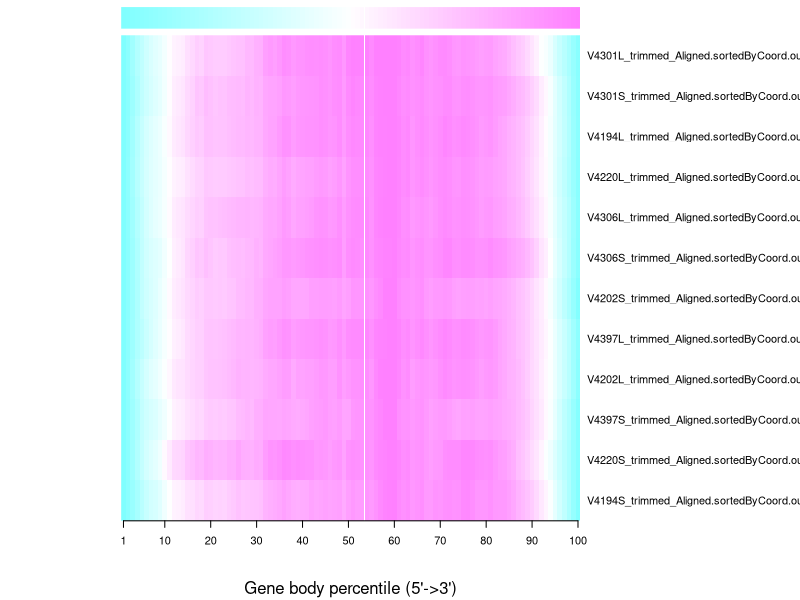
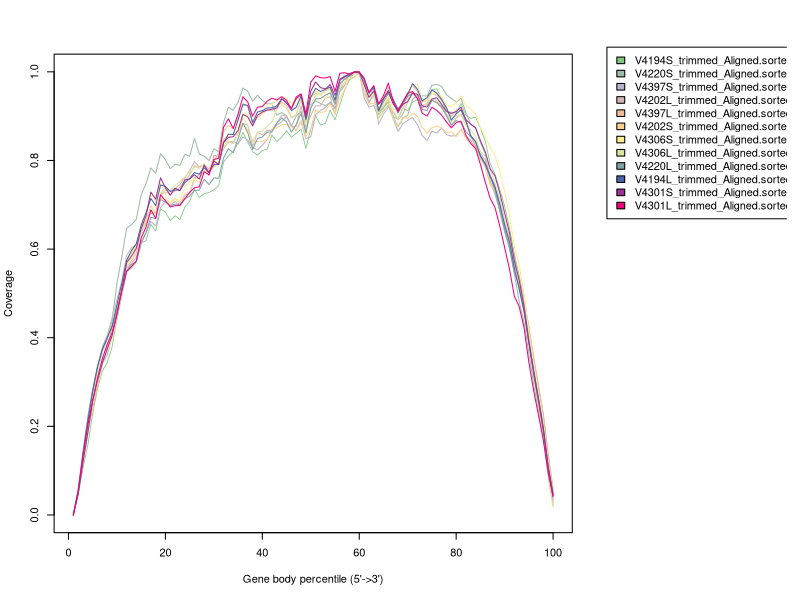

These charts were generated, in order, by the following R code:
V4194S_trimmed_Aligned.sortedByCoord.out <- c(0.0,0.04781349766129631,0.10542727745192665,0.1580666716163041,0.22941569530031924,0.28509911648971714,0.3253396688692553,0.3434553418962061,0.3791669760190066,0.44375974459870815,0.4962506496399139,0.5489642883658772,0.5567599673323929,0.5710891677184646,0.6138540351919222,0.6193481327492761,0.6557279679263494,0.640656321924419,0.6906229118717054,0.6834954339594624,0.6643403370703096,0.6752542876234315,0.6665676739178855,0.6944836290741703,0.708293117529141,0.7353181379463954,0.7163115301804143,0.7249981438859604,0.7278194372262232,0.7337590021530923,0.7432623060360829,0.7959759447620461,0.810230900586532,0.8205508946469671,0.8389635459202613,0.8633900066820105,0.8414136164525948,0.8195857153463508,0.8120127700645927,0.822778231494543,0.8255995248348058,0.8575246863167273,0.8428985076843121,0.852253322444131,0.866953745638132,0.8524018115673027,0.8614596480807781,0.8705917291558394,0.8270844160665232,0.8717053975796273,0.9008835102828717,0.8798722993540723,0.8835845274333655,0.9132081075061251,0.8917514292078105,0.9251614819214492,0.9593882248125325,0.9824040389041503,0.9884178483926053,1.0,0.9539683718167644,0.9334026282574801,0.9484000296978247,0.9027396243225184,0.9182567376939639,0.9405301061697231,0.8982107060657807,0.8938302769322147,0.9194446506793378,0.9124656618902666,0.9316207587794194,0.9371148563367734,0.9237508352513178,0.9282055089464697,0.9601306704283912,0.9616155616601084,0.9384512584453188,0.9097928576731754,0.9091246566189026,0.9065260969633975,0.9286509763159848,0.9022941569530032,0.8948697007944169,0.8976909941346797,0.8734130224961022,0.8433439750538273,0.7937486079144702,0.769396391714307,0.7345756923305368,0.6967109659217462,0.6477095552750761,0.5897245526765165,0.5399806964139877,0.4851139654020343,0.4025540129185537,0.32697304922414433,0.2548815799242706,0.1781869478060732,0.08627218056277378,0.02130818917514292)
V4220S_trimmed_Aligned.sortedByCoord.out <- c(0.0,0.048588941386796064,0.12631422125739583,0.1992934065466309,0.27039969352573107,0.32856595581662623,0.3695356063508279,0.39728855403737284,0.4387477120844507,0.5217511599199761,0.5818967351977185,0.6468096879921679,0.6552377303877751,0.6671561741795429,0.7228536159707147,0.7472651428084961,0.783148171795854,0.7714638402928532,0.8152854041629422,0.8020899842506278,0.7816370833865407,0.7915336483207764,0.7889371302089985,0.8139871451070532,0.8092623334610309,0.8498914570297535,0.8145405014259567,0.8098795385859617,0.7997701442983016,0.826437662282382,0.8194994253607457,0.8856680713403993,0.9204656706252926,0.9132081896735198,0.9320223045162389,0.9633507853403142,0.9561997190652535,0.9337036564082918,0.9470267739326608,0.9357468182011663,0.9281062444132294,0.927169795258162,0.9021197803601073,0.908121568126676,0.90109819946367,0.8779636487464351,0.900183033243945,0.9107819350444813,0.8623632571404248,0.9249350870472055,0.9350444813348657,0.9282126590899417,0.9239773549567957,0.9298940109819946,0.9164644787809134,0.9584982760822373,0.9763972247052314,0.98335674456221,1.0,0.9986166092027412,0.9761843953518069,0.9438343336312944,0.9545822159792279,0.9088239049929766,0.9198697484357042,0.9323415485463755,0.8994381305069595,0.8760056186949304,0.8951176946324437,0.9021410632954497,0.937896394670753,0.9479419401523859,0.9457285148767718,0.9457285148767718,0.9696505342016771,0.9716085642531818,0.9671391478312689,0.9480057889584131,0.9401736687523943,0.9317669092921296,0.9401523858170518,0.9086323585748947,0.8821563870088963,0.8734942323245222,0.8407610777678457,0.8152002724215723,0.7526497254501341,0.7244711190567403,0.686310815987741,0.6387860213680671,0.6012642063593411,0.5449069935725536,0.4819946367002937,0.4344911250159622,0.36453411654535395,0.29432171285063635,0.23362278125399055,0.17392414761843952,0.09117609500702337,0.03377601838845613)
V4397S_trimmed_Aligned.sortedByCoord.out <- c(0.0,0.05362260827796013,0.12120726923384838,0.18437274837883275,0.2689616523897206,0.31041549915939476,0.34181410615643265,0.36123608998478907,0.4030582019053719,0.4427507805620046,0.4953486510287407,0.5540949483628212,0.5683131854935554,0.5814426386998639,0.6170362661116003,0.6363301577135537,0.6623969257865663,0.6520534785045232,0.6940357057081098,0.7069249859899127,0.6989512448963253,0.7074053318389241,0.700808582179169,0.721831718837563,0.7251941397806421,0.7588984068529341,0.7678648627011448,0.7863261548314787,0.767272436154031,0.811832519413978,0.8094147786406213,0.8465615242974942,0.8400608438075414,0.8419822272035866,0.8377071491473861,0.8531422624289489,0.8457769594107758,0.829573292770795,0.823873188695861,0.8342806820911056,0.84723400848611,0.8679209030501961,0.8799295492754784,0.8872308061804499,0.8993034985189337,0.8784084540869426,0.8676807301256905,0.887486990633256,0.8495556800896645,0.8533344007685534,0.9037386918581378,0.9127371707629494,0.9189656552717957,0.931999039308302,0.9199903930830198,0.9544792250420303,0.9699623729084941,0.9962853254343127,0.9985269393963654,1.0,0.9413817948923224,0.9201505083660235,0.9241213673845169,0.8956848931230486,0.910895845008406,0.9247618285165319,0.894852293651429,0.8655511968617404,0.8824593707469378,0.8906892962933312,0.8969498038587783,0.8811144023697062,0.8563125450324234,0.8448002561844528,0.8660955888239532,0.8616924185413498,0.8733968457289248,0.8578656632775599,0.8550156112400928,0.8563605796173245,0.8695540789368346,0.8532223200704507,0.8460331438635817,0.8260027219598111,0.8160595628852774,0.8005443919622128,0.7659114562484989,0.7437194780241774,0.7116804098951245,0.6640461132015051,0.6220158514130174,0.5837322872468177,0.5273236730445922,0.47731967016251703,0.4087743175086062,0.32690737330878233,0.24941157633496117,0.19066527900088062,0.09954367144343927,0.02803618605395885)
V4202L_trimmed_Aligned.sortedByCoord.out <- c(0.0,0.05655610161918994,0.13900999861344343,0.2122818099185013,0.27763484262583,0.3331895422822721,0.37956215624951856,0.4059683556979772,0.4445454405398327,0.48577238903695946,0.5279853333127917,0.5856352739989832,0.6033061670954721,0.6087137376943105,0.6390177017054646,0.6622502272412146,0.6799673388898304,0.6823398912323406,0.7220570336933245,0.7333189542282272,0.7322097089771834,0.735722318938822,0.7457671509343851,0.7607265556394337,0.7768260179636106,0.7977322097089772,0.785376450107073,0.7903372413686854,0.7796607558273891,0.7867938190389623,0.7942350059313809,0.826618804788242,0.8422252692230662,0.840869525027346,0.8612056879631484,0.8836216857446579,0.8793387665809056,0.8314717527615585,0.8634703970173627,0.8575236099770448,0.8677841285491996,0.8683849697268483,0.8845768691552789,0.9025866983006979,0.899505461492243,0.8768891833181839,0.8772743379192408,0.9228612365003313,0.8755334391224637,0.901970450939007,0.923631545702445,0.9236931704386141,0.9411483769585112,0.9437520220616555,0.9038037868400376,0.9639187169729929,0.9908179143108043,0.9946848665054153,1.0,0.9942843057203161,0.970990155448397,0.9295013018225515,0.9483892834583801,0.8823429724691492,0.9045278774900245,0.9198878429801722,0.9089802646782419,0.8914018086860066,0.9046357207783204,0.9324592891586683,0.9550293487806005,0.9407170038053274,0.9183780369440293,0.9258500362045325,0.93592568056818,0.9301021430002003,0.9186707544408326,0.9006763314794558,0.8762729359564929,0.8957925711380548,0.9039732548645026,0.8871651080743811,0.8547196844813508,0.8324731547243064,0.8014142876950808,0.7948974718451987,0.767197152937189,0.7348595726324547,0.6971452340969665,0.6516969911722565,0.6196983469164523,0.5681954736631284,0.5264447149085643,0.48638863639865043,0.4225916282795914,0.3544192638925265,0.28680152213098337,0.22642468686930933,0.1366066339028486,0.054414642037313776)
V4397L_trimmed_Aligned.sortedByCoord.out <- c(0.0,0.05208120940258076,0.12113444603031275,0.1877020768401736,0.23981241443593254,0.2933597428951482,0.34170283417319625,0.38180264678182013,0.42085384443602963,0.4652937578282019,0.5062965444253493,0.5582321128620392,0.5736894740419252,0.5913994154942569,0.6374996358975853,0.6571126193042246,0.6859980775392502,0.67971609721049,0.7227481479323837,0.7279232569203732,0.7248842154321168,0.7308652044313692,0.7389822609303545,0.7539250240307593,0.7679162661540104,0.7875777965492801,0.7834027555270746,0.7898983426058082,0.7813346538114241,0.7978794675366288,0.8163952890002233,0.8650976279941355,0.8795549212082374,0.8721660695387066,0.898876622683095,0.9287912770770829,0.9215480663734429,0.8809239462876117,0.896585204819745,0.9057411668754187,0.9136931636130611,0.9127707708290854,0.9205577078053848,0.9316652588039964,0.9250531589525501,0.8965075296379366,0.9031778858757391,0.9374035128600973,0.8980027768877497,0.9436854931888575,0.9512588234151835,0.9492198498927111,0.9576087695280262,0.965143262163448,0.9328789335197538,0.9754546425485228,0.9824454089112852,0.9854747410018156,0.9978639325002671,1.0,0.9766391890711019,0.9435398522229667,0.9607157768003651,0.9147611973629276,0.9413164001436991,0.9646092452885148,0.9371122309283155,0.9072364141252318,0.9324808482129854,0.9524142417445846,0.9697552260833261,0.9557057275737186,0.9320245065198606,0.9361510005534357,0.9516860369151302,0.9471808763702387,0.9365199576670259,0.9171497092035381,0.8990805200353422,0.9139358985562126,0.9147611973629276,0.8922645228316487,0.8557571873816667,0.8325614362141116,0.8084238734671289,0.7909857951511268,0.7506529569970775,0.7315836998630975,0.7019506180031653,0.6550542269863,0.6160612857184469,0.574980823939491,0.5358519511034731,0.48990708106376163,0.4229025273562281,0.3536065557853446,0.29168972648626607,0.22488907013097978,0.13486353441496024,0.06004291553794918)
V4202S_trimmed_Aligned.sortedByCoord.out <- c(0.0,0.05002352203230359,0.1195441952851393,0.18733991950237833,0.2653285243845068,0.30921018242642834,0.3439182478699493,0.374758245779102,0.4140661753175474,0.4608750196016936,0.5159688463749935,0.5726830798180963,0.5922586378129737,0.6096388061261826,0.6471695154461345,0.6647849040823793,0.6984214102765146,0.6809366995975119,0.7146777481574408,0.7119335110553552,0.7049291725471747,0.7140243583712299,0.703439443834614,0.7237990695729445,0.7272228320526893,0.7611991009356541,0.7592389315770216,0.7777167947310648,0.7720453713867544,0.8065182165072395,0.8047932674716429,0.8471329256181067,0.8586587214468664,0.8588939417699023,0.8591291620929382,0.8823637028905964,0.8688516021117558,0.8431341801264962,0.8423239767915948,0.8437091631383619,0.8472636035753489,0.8715435680309446,0.8734514662066802,0.880717160629345,0.8814750927813496,0.8759082118028331,0.8677539072709215,0.8898646176362971,0.8536929590716638,0.8713606188908055,0.9135957346714756,0.9075322774554389,0.9105117348805604,0.9275782760963881,0.9049187183105953,0.9406460718206053,0.9578171554022268,0.9938842716010663,0.9950865088076943,1.0,0.9517275625947416,0.9268464795358319,0.9292770895405363,0.9087867858449636,0.9239715644765041,0.9406199362291568,0.8966076002299932,0.8754900423396581,0.8965030578641995,0.8960064816266792,0.9069050232606763,0.8993257017406304,0.8746275678218598,0.8611416026344676,0.874157127175788,0.8776070252469813,0.8736605509382678,0.8622131618838534,0.8646176362971094,0.8536668234802154,0.8707595002874915,0.8495112644399143,0.840468349798756,0.8244995034237624,0.8051330301604726,0.7834666248497203,0.7462756782185981,0.7304113742093984,0.697428257801474,0.6553238199780461,0.6091945010715593,0.5731535204641681,0.5222413883226178,0.46659871412890075,0.3907793633369923,0.3208405206209817,0.243322356384925,0.17657205582562333,0.09022006167999581,0.018582405519836913)
V4306S_trimmed_Aligned.sortedByCoord.out <- c(0.0,0.0498915967923099,0.11817255700963875,0.18760285244103125,0.26258391453125407,0.31780424731604107,0.3550400961262179,0.3717054567301413,0.3973565290076535,0.44650367003630853,0.49864169474701564,0.5622077684611969,0.5799049186322911,0.5987905858997467,0.6595225034610662,0.6812292662539509,0.7264320977979782,0.7075594911579552,0.7484392550218113,0.7239766998406604,0.7007940861478985,0.7139722592273333,0.7090353420578325,0.7407857273463417,0.7530365958780659,0.7578298461458088,0.7504505916464227,0.772366324478228,0.7705900791474023,0.8013478567510384,0.7877778648486273,0.8321056343546744,0.847425750333046,0.8619622286654651,0.8772954052712693,0.9055847242901549,0.9046182378601468,0.888135726040279,0.899994775749027,0.9065903926024607,0.9249275135177494,0.926220515633571,0.9345793171903978,0.9431079069038477,0.9411226915341013,0.9278661546900713,0.9358984405610845,0.9453282135673797,0.8813833816576548,0.9384583235378627,0.9569913538646396,0.9479664603087532,0.9391897186740851,0.958493326019382,0.9295509756288692,0.9653893373037641,0.9746885040357339,0.9857900373533944,0.9866650993913748,1.0,0.9666692787921531,0.946634276310634,0.953216832536635,0.9130684638090014,0.930896220254421,0.9447013034506178,0.9147794060026644,0.9140088289841444,0.9346054384452629,0.9428336337277643,0.9705352245121855,0.9721286210589557,0.9402998720058512,0.9338218007993104,0.9508397983439124,0.9521589217145991,0.9433560588250659,0.9248883316354518,0.9226941462267847,0.9294334299819763,0.9462816393699554,0.9248099678708566,0.9154585586291566,0.9045006922132539,0.8746049160201657,0.8538385184024241,0.8300812371026304,0.8109735391688216,0.7749915105921689,0.7310816811639631,0.6772849567693232,0.6053600814983152,0.5646892876733798,0.49733563200376146,0.41296397878954105,0.3406211634406917,0.2702635634615887,0.20437269806441502,0.11276545725256641,0.04406655695739623)
V4306L_trimmed_Aligned.sortedByCoord.out <- c(0.0,0.05123850334448161,0.13039123467112598,0.20398724916387959,0.26573822463768115,0.32821209587513933,0.3716468088071349,0.4028010033444816,0.4266130156075808,0.4674348522853958,0.5150327480490524,0.5716363573021181,0.593480002787068,0.6035395763656634,0.6376463210702341,0.6615105908584169,0.6887367614269788,0.6772836538461539,0.7267366917502787,0.73760625696767,0.7335911371237458,0.7439903846153846,0.7521077201783724,0.7630208333333334,0.7733242753623188,0.7849428651059086,0.782469342251951,0.7923547240802675,0.7746829710144928,0.784759963768116,0.7918495680044593,0.8307117474916388,0.8426003344481605,0.8373658723522854,0.8624494843924192,0.8953804347826086,0.8805741360089187,0.8407539018952063,0.8639214046822743,0.8663513795986622,0.8771164297658863,0.8873327759197325,0.9158566750278707,0.9252978678929766,0.9184695512820513,0.8958855908584169,0.9035761566332219,0.9368206521739131,0.8849986064659978,0.9270572045707915,0.9469673216276477,0.9493276198439242,0.9562865802675585,0.9612423355629878,0.9242701365663322,0.9751602564102564,0.9849498327759197,0.9923442725752508,1.0,0.9973784141583054,0.9727215719063546,0.9413844760312151,0.9488573021181717,0.8952759197324415,0.9128692865105908,0.9270746237458194,0.9129650919732442,0.8931072324414716,0.9160482859531772,0.9388935340022296,0.9535517697881828,0.9421160813823858,0.9235298216276477,0.9285552536231884,0.9407051282051282,0.9343558389074693,0.92322498606466,0.9077915969899666,0.8858260172798216,0.9013290830546266,0.9038722826086957,0.8787189938684504,0.8682936176142698,0.8543147296544036,0.8206434643255296,0.8090510033444817,0.7802832357859532,0.7480664715719063,0.708507525083612,0.663653149386845,0.6247125836120402,0.5722198996655519,0.5278010033444817,0.47176351727982163,0.39849846711259757,0.32776790691192864,0.2664001532887402,0.20468401616499443,0.12047972408026755,0.050158514492753624)
V4220L_trimmed_Aligned.sortedByCoord.out <- c(0.0,0.05807748111335324,0.14426396277704584,0.2215282757700582,0.28423361072661474,0.336023881393526,0.3750813001350833,0.4002634958224238,0.42454513616730316,0.46370261661357837,0.5051698547437586,0.5493887897536814,0.5652318930006838,0.5714690725947668,0.6124526791521439,0.637459766856228,0.6718309624268298,0.6689124960392242,0.711922352117139,0.7062772042759702,0.6981638677184263,0.7014909194002968,0.7004569484515452,0.7127895535580274,0.7198689191668195,0.732101462568584,0.733102079615763,0.7576088587962577,0.7454346847222454,0.7606023714624018,0.7599436319063423,0.8056718309624268,0.8265763887730767,0.8175624968730717,0.849181995563931,0.8841285459366609,0.8624485099144472,0.8245584777279322,0.8493070726948285,0.8530760635725364,0.8640995280422927,0.8645081133365575,0.8839867918549772,0.8961276120274169,0.8869386121441556,0.8639077431082501,0.8809849407134399,0.9063339059086437,0.8620899554725414,0.9178993712789554,0.9389540216466821,0.9398295615629638,0.947384220269166,0.9523539516034888,0.9269883094574988,0.9733502326434634,0.9836982806063739,0.9913946933942598,1.0,0.9988743058219235,0.9781698714207094,0.9506945950002501,0.966145789903774,0.9119206844220603,0.9321248102996849,0.9517118889982156,0.9320164101195737,0.9071427380217801,0.9258542768040291,0.9451912012407652,0.951945366309224,0.940363223988126,0.9151726898253923,0.9130130246985642,0.9357854009972817,0.9310241315477878,0.9205760218801594,0.9022814068675683,0.8805013091406367,0.8899988326134449,0.886229841735737,0.8653502993512666,0.8530510481463569,0.8424278304954722,0.808406850891383,0.7896202658305955,0.7638877307673065,0.7343111585477711,0.6883578206560712,0.6452812567750112,0.603763987792472,0.5480879875923487,0.5157513800176776,0.46146790520821174,0.3863549188666344,0.31439387622367126,0.25228891149542215,0.18715708019945634,0.10623217650884713,0.04502776712305922)
V4194L_trimmed_Aligned.sortedByCoord.out <- c(0.0,0.04987575250314518,0.13489431164807286,0.2112415392133418,0.27831439295480304,0.3348859938240156,0.3739693696129093,0.399661048669668,0.42594537269050414,0.47447987606442155,0.5226504746358352,0.57489680699529,0.5967622869857245,0.6119943022905208,0.6538017654581562,0.681718462450223,0.7143035381944084,0.6981565622433171,0.7445700204826418,0.7415444119818255,0.7297538963807068,0.7336528764075317,0.732779504881523,0.7495503176369062,0.7595836929059359,0.7727570467565685,0.7690868068913173,0.7836014098711777,0.7733808835608604,0.7912849998440408,0.79134738352447,0.8396219548965991,0.8592416223915824,0.8586385801474334,0.8915459715738363,0.9260233522910407,0.9244429657201676,0.8858586593747075,0.9091693612950852,0.912517285478119,0.9182357895174622,0.9191403528836857,0.9230185383503675,0.9395398163840339,0.9307229228833737,0.912538080038262,0.9201176972104097,0.9453934850643072,0.8919410682165545,0.9428045623264953,0.962684161823267,0.9557907651358405,0.9603655683673151,0.966136058807016,0.9358591792387112,0.9838426267688373,0.9901433784921865,0.9913286684203413,1.0,0.9972343235009722,0.9839362022894811,0.9530250886368126,0.965023549839362,0.9118414622734693,0.9388120067790267,0.9579222075505048,0.937512346770085,0.9156260722195074,0.9310036494453051,0.9491157113299161,0.9734869358175902,0.9607814595701765,0.9344243545888395,0.9420455608812734,0.9591178947587311,0.9517878123083001,0.9374083739693696,0.9191091610434711,0.8911404776510465,0.9051352166273303,0.9142640285301366,0.8898512149221763,0.8564863431726261,0.8424188232358415,0.8110502292600256,0.7927614136141985,0.7655101425467098,0.7404111084540285,0.7008806496220589,0.6545087805030204,0.6166730783227108,0.5574293764751141,0.5096330799862756,0.4594454090809844,0.38966926252092454,0.3247486457542707,0.2619386768421381,0.19597833206833093,0.10891150874931119,0.047910666569625386)
V4301S_trimmed_Aligned.sortedByCoord.out <- c(0.0,0.0468389501788323,0.11909727469648884,0.1862777693818951,0.2574782126844995,0.3041055866203214,0.34348899299783386,0.37450002518764797,0.4046446022870384,0.45202760566218325,0.5081557604150925,0.5692307692307692,0.584474333786711,0.6013903581683543,0.6461840713314191,0.6745655130723893,0.728668580927913,0.7126190116366934,0.7609591456349806,0.7383406377512468,0.7215152889023223,0.7373835071281044,0.7319228250465971,0.7559921414538311,0.7581280540023173,0.767840411062415,0.7580877537655534,0.7896730643292529,0.7719308850939499,0.7988514432522291,0.7905294443604857,0.8407737645458667,0.8522895572011485,0.8535590146592111,0.8681376253085487,0.9039343106140748,0.898342652763085,0.8779305828421742,0.9019192987758803,0.9095058183466828,0.9136869679109365,0.9158329555186137,0.9182610447836381,0.9389854415394691,0.9297768374389199,0.917898342652763,0.9394186690846809,0.9484559971789834,0.8967306432925294,0.9565261195909526,0.977079240340537,0.9644048158782933,0.9614729736537202,0.9712054808321999,0.9470958641882021,0.9812402397864087,0.9887260087653015,0.9960304266787567,0.9989018185481839,1.0,0.9712357060097728,0.9424814870787366,0.9566570953604352,0.9265628935569996,0.9394287441438719,0.9553977129615636,0.9272882978187497,0.9132839655432976,0.9266636441489093,0.9328799556697396,0.9521233187244975,0.9493929776837439,0.9229560223666314,0.920507782983225,0.9384413883431565,0.9415344315147851,0.926411767669135,0.9105032492065891,0.9063220996423353,0.9102715228451967,0.9205581582791799,0.8922472419525465,0.8817893305123168,0.8737695833963025,0.8449146138733565,0.8196765905999698,0.7813208402599365,0.7654324719157725,0.7271270968716941,0.6817389552163619,0.6368041912246234,0.5734622940909778,0.5303914160495693,0.47089819152687523,0.3923933303108156,0.32316759860964184,0.2598660017127601,0.1913455241549544,0.10516346783537353,0.043625006296911996)
V4301L_trimmed_Aligned.sortedByCoord.out <- c(0.0,0.05343519428129507,0.13443972995004494,0.2036034529607257,0.25714315573856156,0.309271993813097,0.3527475283740568,0.38544823694166336,0.4108960558493405,0.4534310139414334,0.5052149739773844,0.5500177664444119,0.5608657483853438,0.5735217273164308,0.6248353991179483,0.6494889534519156,0.6884601718119683,0.6692933135463913,0.7225926467821834,0.7092469117739272,0.6953890851326213,0.6979286415985619,0.6982421670881843,0.713834834772067,0.7279016784064545,0.7383629789101854,0.7405054030892712,0.7748886984511841,0.7672386765043998,0.8023221787931358,0.8050184980038877,0.8748719770917376,0.8940074828083523,0.8720397968354827,0.904980874945133,0.9437012729134878,0.9320799280981544,0.8999226637125598,0.9201137052442363,0.9217231360909642,0.9337834165917689,0.9406078214158811,0.936511088351483,0.9439311916058776,0.9358422339736221,0.9163304976694605,0.9432832389273248,0.9504002675417511,0.9050122274940953,0.9765273916769434,0.9910018184478399,0.986821478586209,0.9861944276069644,0.9892878791045712,0.9557092991660222,0.9969169993520474,0.9980352402650335,0.9944610496833393,1.0,0.9997805321572644,0.9862153293062726,0.953786342829672,0.968741508684656,0.9279100390861778,0.9465857074180131,0.9747298455364422,0.9333444809062977,0.9101958489225174,0.9324561586857012,0.9518529356436678,0.9554689296239784,0.9394268754049704,0.9065276006939365,0.9002361892021822,0.9202495662897393,0.9130175783291181,0.9024308676295383,0.8867859456973852,0.8736283259829024,0.885270572497544,0.8886984511840813,0.8574190581694292,0.8381163388583491,0.8271220450222603,0.79118157306189,0.751635557970863,0.7151098384298643,0.6942290408210188,0.6520494116171645,0.6035679200719019,0.5552327404217963,0.4941057207951006,0.4704031937796543,0.4230712956963401,0.3444495537487198,0.2797378926906757,0.22446334887026315,0.16773613694793388,0.09474740296386096,0.04075831365089982)
data_matrix <- matrix(c(V4194S_trimmed_Aligned.sortedByCoord.out,V4220S_trimmed_Aligned.sortedByCoord.out,V4397S_trimmed_Aligned.sortedByCoord.out,V4202L_trimmed_Aligned.sortedByCoord.out,V4397L_trimmed_Aligned.sortedByCoord.out,V4202S_trimmed_Aligned.sortedByCoord.out,V4306S_trimmed_Aligned.sortedByCoord.out,V4306L_trimmed_Aligned.sortedByCoord.out,V4220L_trimmed_Aligned.sortedByCoord.out,V4194L_trimmed_Aligned.sortedByCoord.out,V4301S_trimmed_Aligned.sortedByCoord.out,V4301L_trimmed_Aligned.sortedByCoord.out), byrow=T, ncol=100)
rowLabel <- c("V4194S_trimmed_Aligned.sortedByCoord.out","V4220S_trimmed_Aligned.sortedByCoord.out","V4397S_trimmed_Aligned.sortedByCoord.out","V4202L_trimmed_Aligned.sortedByCoord.out","V4397L_trimmed_Aligned.sortedByCoord.out","V4202S_trimmed_Aligned.sortedByCoord.out","V4306S_trimmed_Aligned.sortedByCoord.out","V4306L_trimmed_Aligned.sortedByCoord.out","V4220L_trimmed_Aligned.sortedByCoord.out","V4194L_trimmed_Aligned.sortedByCoord.out","V4301S_trimmed_Aligned.sortedByCoord.out","V4301L_trimmed_Aligned.sortedByCoord.out")


pdf("qc_reports/mapping_reads/rseqc.geneBodyCoverage.heatMap.pdf")
rc <- cm.colors(ncol(data_matrix))
heatmap(data_matrix, scale=c("none"),keep.dendro=F, labRow = rowLabel ,Colv = NA,Rowv = NA,labCol=NA,col=cm.colors(256),margins = c(6, 8),ColSideColors = rc,cexRow=1,cexCol=1,xlab="Gene body percentile (5'->3')", add.expr=x_axis_expr <- axis(side=1,at=c(1,10,20,30,40,50,60,70,80,90,100),labels=c("1","10","20","30","40","50","60","70","80","90","100")))
dev.off()


pdf("qc_reports/mapping_reads/rseqc.geneBodyCoverage.curves.pdf")
x=1:100
icolor = colorRampPalette(c("#7fc97f","#beaed4","#fdc086","#ffff99","#386cb0","#f0027f"))(12)
layout(matrix(c(1,1,1,2,1,1,1,2,1,1,1,2), 4, 4, byrow = TRUE))
plot(x,V4194S_trimmed_Aligned.sortedByCoord.out,type='l',xlab="Gene body percentile (5'->3')", ylab="Coverage",lwd=0.8,col=icolor[1])
lines(x,V4220S_trimmed_Aligned.sortedByCoord.out,type='l',col=icolor[2])
lines(x,V4397S_trimmed_Aligned.sortedByCoord.out,type='l',col=icolor[3])
lines(x,V4202L_trimmed_Aligned.sortedByCoord.out,type='l',col=icolor[4])
lines(x,V4397L_trimmed_Aligned.sortedByCoord.out,type='l',col=icolor[5])
lines(x,V4202S_trimmed_Aligned.sortedByCoord.out,type='l',col=icolor[6])
lines(x,V4306S_trimmed_Aligned.sortedByCoord.out,type='l',col=icolor[7])
lines(x,V4306L_trimmed_Aligned.sortedByCoord.out,type='l',col=icolor[8])
lines(x,V4220L_trimmed_Aligned.sortedByCoord.out,type='l',col=icolor[9])
lines(x,V4194L_trimmed_Aligned.sortedByCoord.out,type='l',col=icolor[10])
lines(x,V4301S_trimmed_Aligned.sortedByCoord.out,type='l',col=icolor[11])
lines(x,V4301L_trimmed_Aligned.sortedByCoord.out,type='l',col=icolor[12])
par(mar=c(1,0,2,1))
plot.new()
legend(0,1,fill=icolor[1:12],legend=c('V4194S_trimmed_Aligned.sortedByCoord.out','V4220S_trimmed_Aligned.sortedByCoord.out','V4397S_trimmed_Aligned.sortedByCoord.out','V4202L_trimmed_Aligned.sortedByCoord.out','V4397L_trimmed_Aligned.sortedByCoord.out','V4202S_trimmed_Aligned.sortedByCoord.out','V4306S_trimmed_Aligned.sortedByCoord.out','V4306L_trimmed_Aligned.sortedByCoord.out','V4220L_trimmed_Aligned.sortedByCoord.out','V4194L_trimmed_Aligned.sortedByCoord.out','V4301S_trimmed_Aligned.sortedByCoord.out','V4301L_trimmed_Aligned.sortedByCoord.out'))
dev.off()
